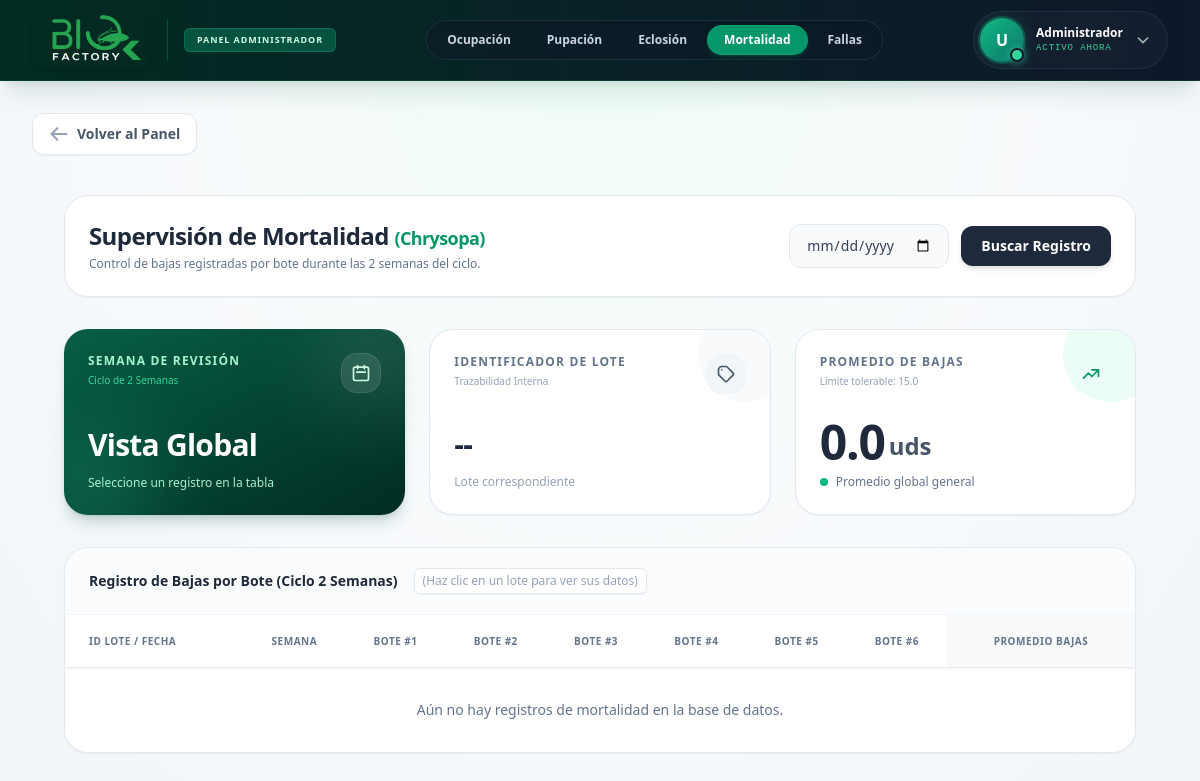
The app's page /admin/mortalidad, older data.
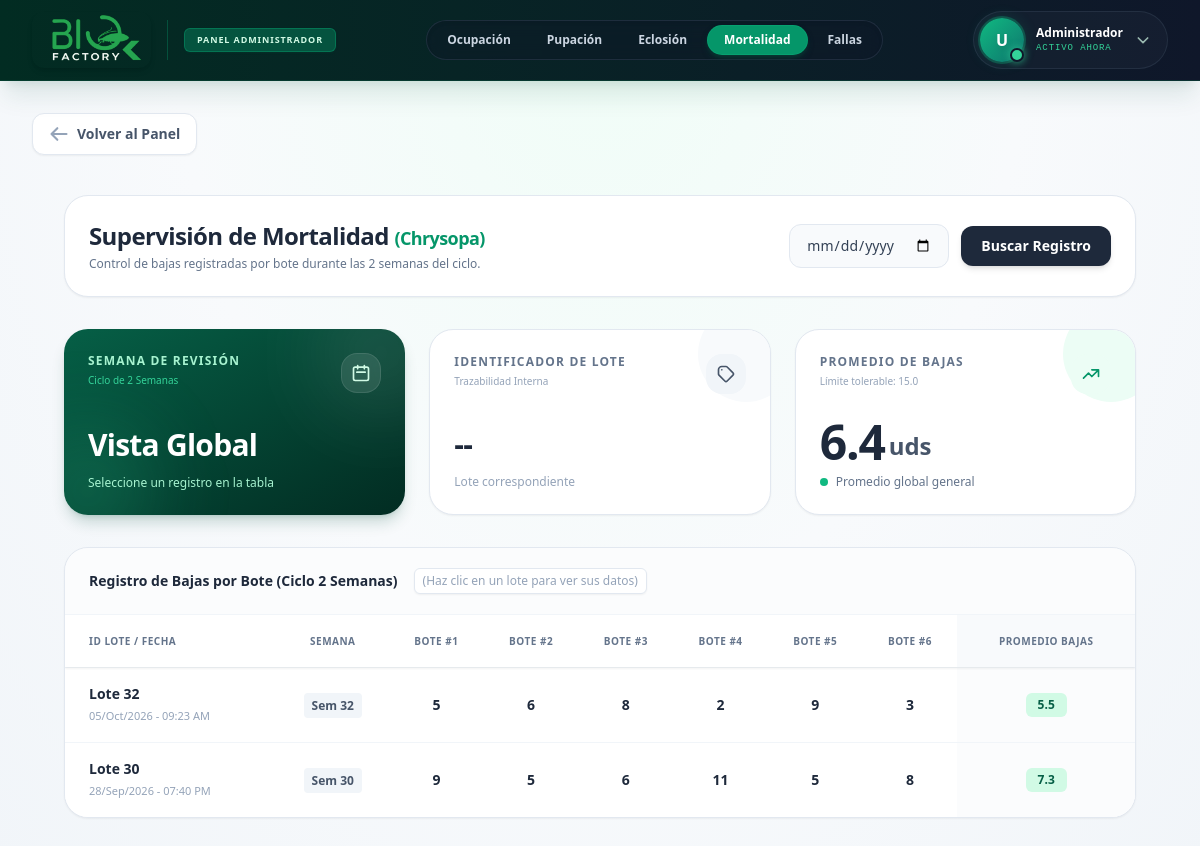
The same page, newer data.
### tables this page shows
CREATE TABLE PROD_DETALLE_CHRYSOPA (
    id_detallechr INTEGER PRIMARY KEY AUTOINCREMENT,
    id_lote INTEGER,
    semana INTEGER,
    id_operador INTEGER,
    fecha_registro DATETIME
);

### routes/admin.py (the view)
@admin_bp.route('/mortalidad')
def mortalidad():
    try:
        conn = get_db_connection()
        cursor = conn.cursor()
        cursor.execute("""
            SELECT P.id_detallechr, P.id_lote, P.semana, P.fecha_registro, U.nombre_usuario
            FROM PROD_DETALLE_CHRYSOPA P
            JOIN USUARIOS U ON P.id_operador = U.id_usuario
            WHERE P.id_detallechr IN (SELECT DISTINCT id_detallechr FROM MORTALIDAD_BOTES)
            ORDER BY P.id_detallechr DESC
        """)
        lotes = cursor.fetchall()
        historial = []
        suma_promedios = 0
        for lote in lotes:
            cursor.execute("SELECT numero_bote, cant_muertos FROM MORTALIDAD_BOTES WHERE id_detallechr = ?", (lote['id_detallechr'],))
            botes = {fila['numero_bote']: fila['cant_muertos'] for fila in cursor.fetchall()}
            r1 = botes.get(1, 0); r2 = botes.get(2, 0); r3 = botes.get(3, 0)
            r4 = botes.get(4, 0); r5 = botes.get(5, 0); r6 = botes.get(6, 0)
            promedio = round((r1 + r2 + r3 + r4 + r5 + r6) / 6, 1)
            suma_promedios += promedio
            try:
                fecha_obj = datetime.strptime(lote['fecha_registro'], '%Y-%m-%d %H:%M:%S')
                fecha_str = fecha_obj.strftime('%d/%b/%Y - %I:%M %p')
                fecha_iso = fecha_obj.strftime('%Y-%m-%d')
            except:
                fecha_str = fecha_iso = lote['fecha_registro']
            estatus = "Tolerable" if promedio <= 15.0 else "Requiere Revisión"
            historial.append({
                'lote': lote['id_lote'], 'semana': lote['semana'],
                'fecha_str': fecha_str, 'fecha_iso': fecha_iso, 'operador': lote['nombre_usuario'],
                'r1': r1, 'r2': r2, 'r3': r3, 'r4': r4, 'r5': r5, 'r6': r6,
                'promedio': promedio, 'estatus': estatus
            })
        promedio_global = round(suma_promedios / len(historial), 1) if historial else 0.0
        conn.close()
    except Exception as e:
        print("Error en admin mortalidad:", e)
        historial = []; promedio_global = 0.0
    return render_template('admin/chrysopa/mortalidad.html', historial=historial, promedio_global=promedio_global)

### routes/admin.py (called while the page is built)
def get_db_connection():
    conn = sqlite3.connect('Bd_SIO-AGRO.db', isolation_level=None)
    conn.row_factory = sqlite3.Row
    return conn

### templates/admin/chrysopa/mortalidad.html (shortened to what the changed rows need)
{% extends "admin/base_admin.html" %}
{% block content %}
    <main class="flex-1 overflow-y-auto p-8">
        <div class="max-w-7xl mx-auto space-y-8">
            <div class="flex flex-col md:flex-row justify-between items-start md:items-center bg-white p-6 rounded-3xl shadow-sm border border-slate-200 gap-4">
                <div>
                    <h1 class="text-2xl font-black text-slate-800 tracking-tight">Supervisión de Mortalidad <span class="text-emerald-600 font-bold text-lg">(Chrysopa)</span></h1>
                </div>
            </div>
            <div class="grid grid-cols-1 md:grid-cols-3 gap-6">
                <div class="bg-white p-6 rounded-3xl shadow-sm border border-slate-200 relative overflow-hidden flex flex-col justify-between group">
                    <div class="relative z-10 mt-6 flex items-end gap-1">
                        <p id="valPromedio" class="text-5xl font-black text-slate-800 tracking-tight transition-colors duration-500" data-global="{{ promedio_global }}">{{ promedio_global }}</p>
                        <span id="symbolPromedio" class="text-2xl font-bold text-slate-600 mb-1 transition-colors duration-500">uds</span>
                    </div>
                </div>
            </div>
            <div class="bg-white rounded-3xl shadow-sm border border-slate-200 overflow-hidden">
                <div class="bg-slate-50/50 px-6 py-5 border-b border-slate-100 flex justify-between items-center">
                    <h2 class="text-sm font-bold text-slate-800 flex items-center gap-2">
                        Registro de Bajas por Bote (Ciclo 2 Semanas)
                        <span class="text-xs font-normal text-slate-400 ml-2 bg-white px-2 py-1 rounded-md border border-slate-200 shadow-sm hidden md:inline-block">(Haz clic en un lote para ver sus datos)</span>
                    </h2>
                </div>
                <div class="overflow-x-auto table-container" id="scrollTable">
                    <table class="min-w-full divide-y divide-slate-100 text-sm relative">
                        <thead class="bg-white text-slate-500 sticky top-0 z-10 shadow-sm">
                            <tr>
                                <th class="px-6 py-4 text-left font-extrabold uppercase tracking-wider text-[10px]">ID Lote / Fecha</th>
                                <th class="px-4 py-4 text-center font-extrabold uppercase tracking-wider text-[10px]">Semana</th>
                                <th class="px-4 py-4 text-center font-extrabold uppercase tracking-wider text-[10px]">Bote #1</th>
                                <th class="px-4 py-4 text-center font-extrabold uppercase tracking-wider text-[10px]">Bote #2</th>
                                <th class="px-4 py-4 text-center font-extrabold uppercase tracking-wider text-[10px]">Bote #3</th>
                                <th class="px-4 py-4 text-center font-extrabold uppercase tracking-wider text-[10px]">Bote #4</th>
                                <th class="px-4 py-4 text-center font-extrabold uppercase tracking-wider text-[10px]">Bote #5</th>
                                <th class="px-4 py-4 text-center font-extrabold uppercase tracking-wider text-[10px]">Bote #6</th>
                                <th class="px-6 py-4 text-center font-extrabold uppercase tracking-wider text-[10px] bg-slate-50">Promedio Bajas</th>
                            </tr>
                        </thead>
                        <tbody class="divide-y divide-slate-100 bg-white" id="lotesTableBody">
                            {% for reg in historial %}
                            <tr class="data-row hover:bg-slate-50 cursor-pointer transition-colors" data-lote="{{ reg.lote }}" data-semana="{{ reg.semana }}" data-fecha="{{ reg.fecha_iso }}" data-promedio="{{ reg.promedio }}">
                                <td class="px-6 py-4 whitespace-nowrap">
                                    <div class="font-bold text-slate-800 text-sm">{{ reg.lote }}</div>
                                    <div class="text-[11px] text-slate-400 font-medium mt-0.5">{{ reg.fecha_str }}</div>
                                </td>
                                <td class="px-4 py-4 whitespace-nowrap text-center"><span class="text-xs font-bold text-slate-600 bg-slate-100 px-2 py-1 rounded">Sem {{ reg.semana }}</span></td>
                                <td class="px-4 py-4 whitespace-nowrap text-center"><div class="text-slate-800 font-bold text-sm">{{ reg.r1 }}</div></td>
                                <td class="px-4 py-4 whitespace-nowrap text-center"><div class="text-slate-800 font-bold text-sm">{{ reg.r2 }}</div></td>
                                <td class="px-4 py-4 whitespace-nowrap text-center"><div class="text-slate-800 font-bold text-sm">{{ reg.r3 }}</div></td>
                                <td class="px-4 py-4 whitespace-nowrap text-center"><div class="text-slate-800 font-bold text-sm">{{ reg.r4 }}</div></td>
                                <td class="px-4 py-4 whitespace-nowrap text-center"><div class="text-slate-800 font-bold text-sm">{{ reg.r5 }}</div></td>
                                <td class="px-4 py-4 whitespace-nowrap text-center"><div class="text-slate-800 font-bold text-sm">{{ reg.r6 }}</div></td>
                                <td class="px-6 py-4 whitespace-nowrap text-center bg-slate-50/50">
                                    <span class="inline-flex items-center px-3 py-1 rounded-md text-xs font-black {% if reg.promedio <= 15.0 %}bg-emerald-100 text-emerald-800{% else %}bg-amber-100 text-amber-800{% endif %}">{{ reg.promedio }}</span>
                                </td>
                            </tr>
                            {% else %}
                            <tr>
                                <td colspan="9" class="px-6 py-8 text-center text-slate-500 font-medium">Aún no hay registros de mortalidad en la base de datos.</td>
                            </tr>
                            {% endfor %}
                        </tbody>
                    </table>
                </div>
            </div>
        </div>
    </main>
    {% endblock %}

Row changes from the older to the newer data that the page shows:
added PROD_DETALLE_CHRYSOPA: lote "Lote 32", fecha_str "05/Oct/2026 - 09:23 AM", semana "32", r1 "5", r2 "6", r3 "8", r4 "2", r5 "9", r6 "3", promedio "5.5"
added PROD_DETALLE_CHRYSOPA: lote "Lote 30", fecha_str "28/Sep/2026 - 07:40 PM", semana "30", r1 "9", r2 "5", r3 "6", r4 "11", r5 "5", r6 "8", promedio "7.3"
Text that changed along with them:
{{ promedio_global }}: "0.0" → "6.4"
text no longer shown: "Aún no hay registros de mortalidad en la base de datos."
